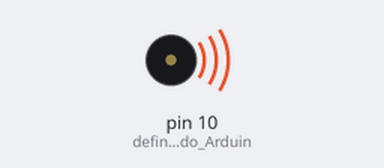
This sketch was run on a simulated Arduino Uno, built with avr-gcc and run on an emulated ATmega328P. Shown: buzzer (waves = sounding).

Above: at 0.5 s.
Timing chart, 0 to 7.8 s (numbered marks = the images above):
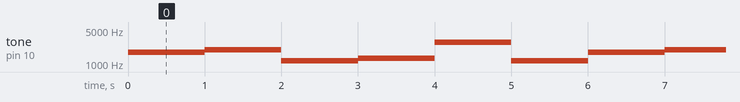

Measured:
- by itself, tone on pin 10 (define_o_pin_13_do_Arduin): repeats every 6.0 s: 1975 Hz 1.0 s, 1175 Hz 1.0 s, 1315 Hz 1.0 s, 2795 Hz 1.0 s, 1175 Hz 1.0 s, 1760 Hz 1.0 s

The sketch:

buzzer.ino
```cpp
void setup(){
  pinMode(10,OUTPUT); //define o pin 13 do Arduino como saída digital
}
void loop(){
//play tone
  tone(10,1760,1000);
  delay(1000);
  tone(10,1975,1000);
  delay(1000);
  tone(10,1175,1000);
  delay(1000);
  tone(10,1315,1000);
  delay(1000);
  tone(10,2795,1000);
  delay(1000);
  tone(10,1175,1000);
  delay(1000);
}
```
